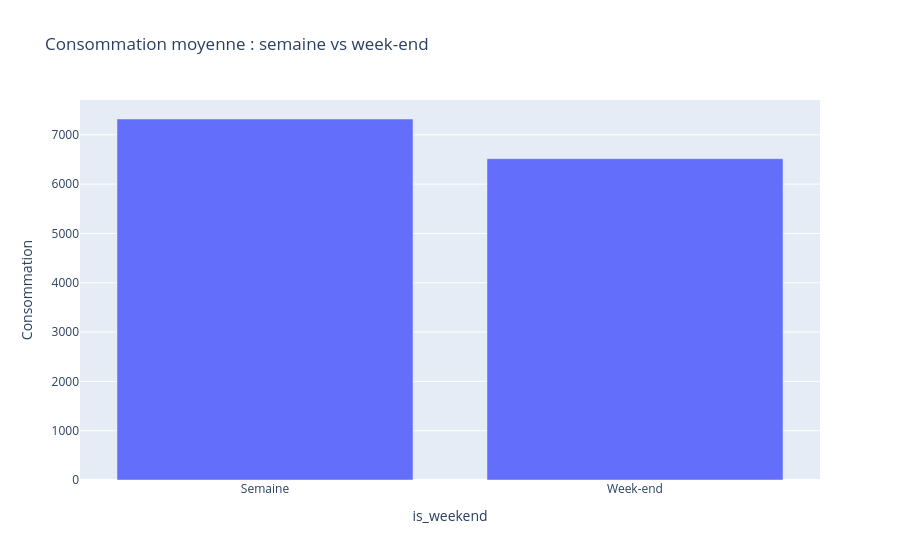

This figure's notebook cell:
### Code cell
# Semaine vs week-end
df_week = (
    df.dropna(subset=["is_weekend","Consommation"])
      .groupby("is_weekend", as_index=False)["Consommation"].mean()
      .replace({"is_weekend": {True: "Week-end", False: "Semaine"}})
)
fig4 = px.bar(df_week, x="is_weekend", y="Consommation",
              title="Consommation moyenne : semaine vs week-end")
fig4.show()

### Figure 1 — Plotly figure (JSON) as saved in the notebook; plotly's stock layout.template omitted (floating-point values rounded to 4 significant figures)
{"data": [{"alignmentgroup": "True", "hovertemplate": "is_weekend=%{x}<br>Consommation=%{y}<extra></extra>", "legendgroup": "", "marker": {"color": "#636efa", "pattern": {"shape": ""}}, "name": "", "offsetgroup": "", "orientation": "v", "showlegend": false, "textposition": "auto", "type": "bar", "x": ["Semaine", "Week-end"], "xaxis": "x", "y": [7321.0, 6516.0], "yaxis": "y"}], "layout": {"barmode": "relative", "legend": {"tracegroupgap": 0}, "title": {"text": "Consommation moyenne : semaine vs week-end"}, "xaxis": {"anchor": "y", "domain": [0, 1], "title": {"text": "is_weekend"}}, "yaxis": {"anchor": "x", "domain": [0, 1], "title": {"text": "Consommation"}}}}
